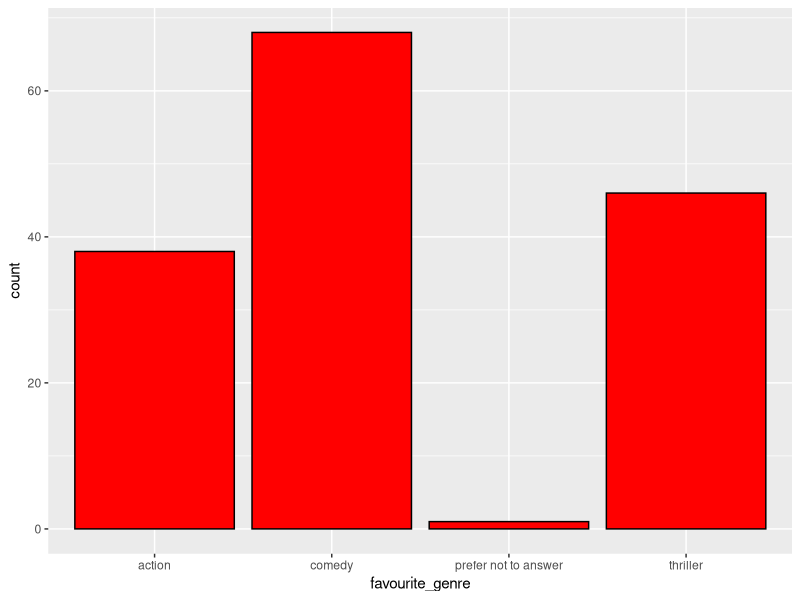
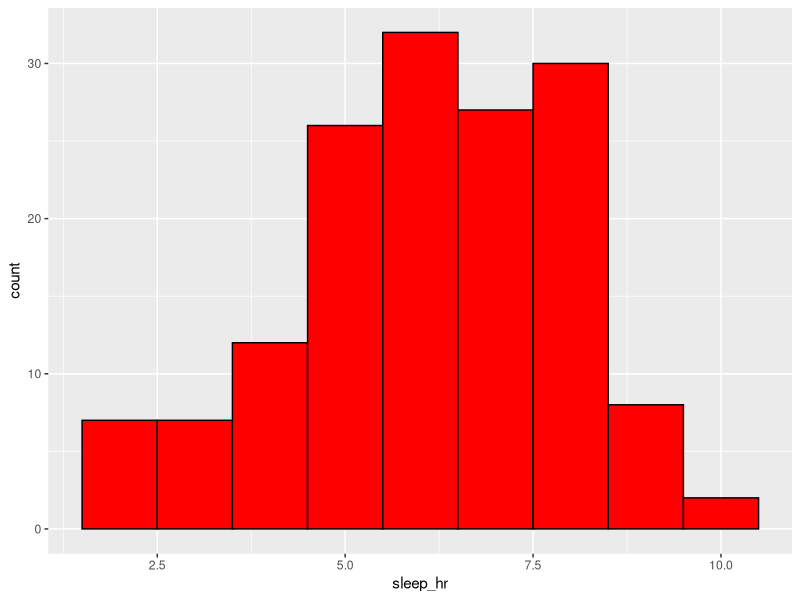
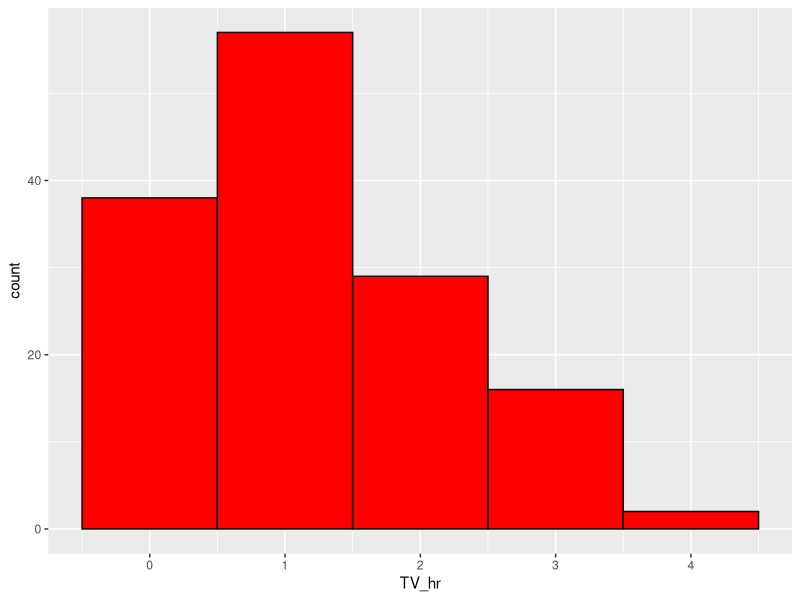
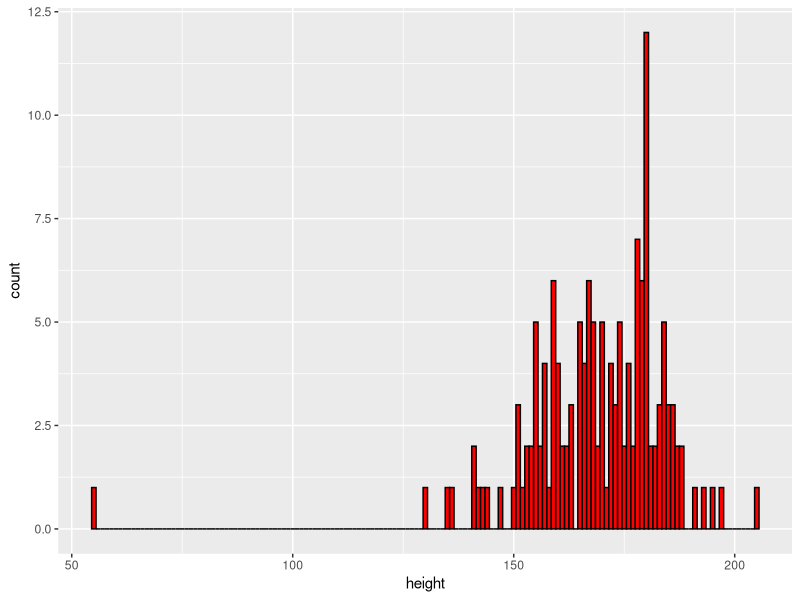
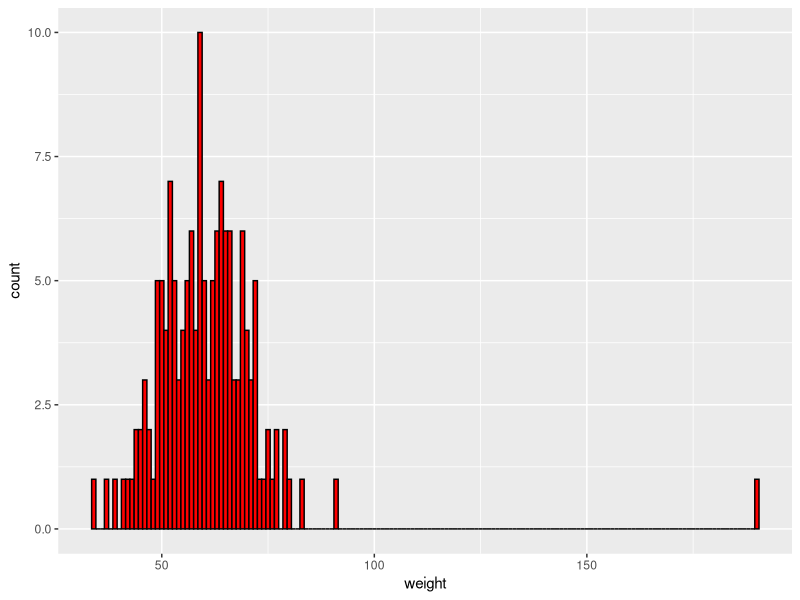
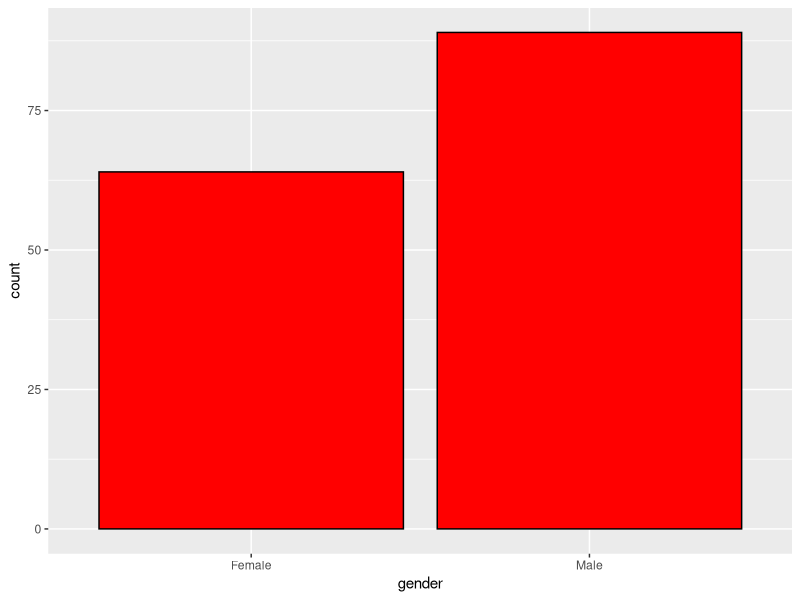

Write R code to recreate these figures, in order.
# Marcus Hoang - a1814303
library(tidyverse)
library(readr)
dirty_data <- read.csv('survey2003_dirty.csv')

# question 1
# b
# check values that may be incorrectly entered and then set them to NA
table(dirty_data$particiant_id, useNA = 'always')
table(dirty_data$favourite_genre, useNA = 'always')
table(dirty_data$sleep_hr, useNA = 'always')
table(dirty_data$TV_hr, useNA = 'always')
table(dirty_data$height, useNA = 'always')
table(dirty_data$weight, useNA = 'always')
table(dirty_data$gender, useNA = 'always')

dirty_data$weight[dirty_data$weight == ""] <- NA
dirty_data$weight[dirty_data$weight == "."] <- NA
dirty_data$weight[dirty_data$weight == "not measured"] <- NA
dirty_data$height[dirty_data$height == "-"] <- NA

# a)
# Ensure each variable is the right class
class(dirty_data$particiant_id)
class(dirty_data$favourite_genre)
class(dirty_data$sleep_hr)
class(dirty_data$TV_hr)
class(dirty_data$height)
class(dirty_data$weight)
class(dirty_data$gender)

# Class of height and weight variables should be numeric not character
dirty_data$height <- as.numeric(dirty_data$height)
dirty_data$weight <- as.numeric(dirty_data$weight)


# c)
# Some values that are incorrectly entered
# sleep_hr
# check all participant that has sleep_hr more than 24 hours or negative numbers
dirty_data$particiant_id[dirty_data$sleep_hr > 24]
dirty_data$particiant_id[dirty_data$sleep_hr < 0]
# Participant 45 has extreme high sleep hour: 705.00
dirty_data[45,]
# Participant 117 has extreme high sleep hour: 707.00
dirty_data[117,]

# TV_hr
# check all participant that has TV_hr more than 24 hours or negative numbers
dirty_data$particiant_id[dirty_data$TV_hr > 24]
dirty_data$particiant_id[dirty_data$TV_hr < 0]
# Participant 82 has negative TV_hour value: -206.0
dirty_data[82,]
# Participant 85 has negative TV_hour value: -0.5
dirty_data[85,]
# Participant 94 has negative TV_hour value: -0.6
dirty_data[94,]
# Participant 99 has negative TV_hour value: -0.5
dirty_data[99,]
# Participant 103 has negative TV_hour value: -0.1
dirty_data[103,]
# Participant 108 has negative TV_hour value: -0.1
dirty_data[108,]
# Participant 124 has negative TV_hour value: -1.0
dirty_data[124,]
# Participant 128 has negative TV_hour value: -0.1
dirty_data[128,]
# Participant 137 has negative TV_hour value: -0.1
dirty_data[137,]
# Participant 139 has negative TV_hour value: -1.1
dirty_data[139,]
# Participant 146 has negative TV_hour value: -0.7
dirty_data[146,]

# height
dirty_data$particiant_id[dirty_data$height > 300]
dirty_data$particiant_id[dirty_data$height < 50]
# Participant 19 has extremely high value: 1865.00
dirty_data[19,]
# Participant 9 has extremely low height value: 1.78
dirty_data[9,]
# Participant 116 has extremely low height value: 16.4
dirty_data[116,]

# weight
dirty_data$particiant_id[dirty_data$weight > 200]
dirty_data$particiant_id[dirty_data$weight < 30]
# 4.1 kg is not extreme for a baby but a 158cm person can not weight 4.1 kg (4.1)
# therefore this is a incorrectly entered value
dirty_data[151,]

# Remove incorrectly entered value (set them to NA)
dirty_data$sleep_hr[dirty_data$sleep_hr > 24] <- NA
dirty_data$TV_hr[dirty_data$TV_hr < 0] <- NA
dirty_data$height[dirty_data$height > 300] <- NA
dirty_data$height[dirty_data$height < 50] <- NA
dirty_data$weight[dirty_data$weight < 30] <- NA

# d)
# Recode factors of favourite_genre to three main kinds: action, comedy, thriller
dirty_data$favourite_genre <- fct_recode(dirty_data$favourite_genre,
                                         action = "actin",
                                         comedy = "comdy",
                                         comedy = "Comedy",
                                         thriller = "Thriler",
                                         thriller = "thrller")

# Recode factors of favourite_genre to two main kinds: Female and Male
dirty_data$gender <- fct_recode(dirty_data$gender,
                                Female = "F",
                                Male = "M")

# question 2:
# Plot histograms and bar charts for variables
ggplot(dirty_data, aes(favourite_genre)) + geom_bar(colour = 1,
                                                    fill = 'red')
ggplot(dirty_data,aes(sleep_hr))+geom_histogram(colour = 1,
                                                fill = 'red',
                                                binwidth = 1)
ggplot(dirty_data,aes(TV_hr))+geom_histogram(colour = 1,
                                             fill = 'red',
                                             binwidth = 1)
ggplot(dirty_data,aes(height))+geom_histogram(colour = 1,
                                              fill = 'red',
                                              binwidth = 1)
ggplot(dirty_data,aes(weight))+geom_histogram(colour = 1,
                                              fill = 'red',
                                              binwidth = 1)
ggplot(dirty_data, aes(gender)) + geom_bar(colour = 1,
                                           fill = 'red')

# question 3:
# From above histograms and bar charts, I can conclude:
# quantitative variables:
# sleep_hr: relatively symmetric, unimodel
# TV_hr: right skewed, unimodel
# height: left skewed, unimodel
# weight: relatively symmetric, unimodel

# categorical variables (most common level):
# favourite_genre: comedy
# gender: Male

# question 4:
# function to get five-number summaries for quantitative variables
five_number_summary <- function(x) {
  min <- min(x, na.rm = TRUE)
  sorted <- sort(x)
  lower <- sorted[1:round(length(sorted)/2)]
  lower <- median(lower)
  median <- median(x, na.rm = TRUE)
  upper <- sorted[round((length(sorted)/2)+1):length(sorted)]
  upper <- median(upper)
  max <- max(x, na.rm = TRUE)
  five <- cbind(min, lower, median, upper, max)
  colnames(five) <- c("Min", "Lower-hinge",
                            "Median", "Upper-hinge", "Max")
  return(five)
}

# quantitative variables (five numbers summary):
# sleep_hr:
five_number_summary(dirty_data$sleep_hr)
# TV_hr:
five_number_summary(dirty_data$TV_hr)
# height:
five_number_summary(dirty_data$height)
# weight:
five_number_summary(dirty_data$weight)

# categorical variables (frequency table):
# favourite_genre:
table(dirty_data$favourite_genre)
# gender:
table(dirty_data$gender)

# Identify missing values
# sleep_hr column has 2 NA values
# The proportion of missing sleep_hr values is 1.31%
table(dirty_data$sleep_hr, useNA = 'always')
sleep_hr_missing_proportion <- (2/153)*100
sleep_hr_missing_proportion

# Participant 45 and 117 have missing sleep_hr values
dirty_data$particiant_id[is.na(dirty_data$sleep_hr)]
dirty_data[45,]
dirty_data[117,]

# TV_hr column has 11 NA values
# The proportion of missing TV_hr values is 7.20%
table(dirty_data$TV_hr, useNA = 'always')
TV_hr_missing_proportion <- (11/153)*100
TV_hr_missing_proportion
# Participant 82, 85, 94, 99, 103, 108, 124, 128, 137, 139, and 146 have missing TV_hr values
dirty_data$particiant_id[is.na(dirty_data$TV_hr)]
dirty_data[82,]
dirty_data[85,]
dirty_data[94,]
dirty_data[99,]
dirty_data[103,]
dirty_data[108,]
dirty_data[124,]
dirty_data[128,]
dirty_data[137,]
dirty_data[139,]
dirty_data[146,]

# height column has 11 NA values
# The proportion of missing height values is 3.27%
table(dirty_data$height, useNA = 'always')
height_missing_proportion <- (5/153)*100
height_missing_proportion
# Participant 9, 15, 19, 116, and 145 have missing height values
dirty_data$particiant_id[is.na(dirty_data$height)]
dirty_data[9,]
dirty_data[15,]
dirty_data[19,]
dirty_data[116,]
dirty_data[145,]

# weight column has 4 NA's 
# The proportion of missing weight values is 2.61%
table(dirty_data$weight, useNA = 'always')
weight_missing_proportion <- (4/153)*100
weight_missing_proportion
# Participant 15, 128, 145, and 151 have missing weight values
dirty_data$particiant_id[is.na(dirty_data$weight)]
dirty_data[15,]
dirty_data[128,]
dirty_data[145,]
dirty_data[151,]

# Question 5
# Export the cleaned data into a CSV file
directory <- getwd()
write_csv(dirty_data, paste(directory,'/clean.csv', sep=""))
